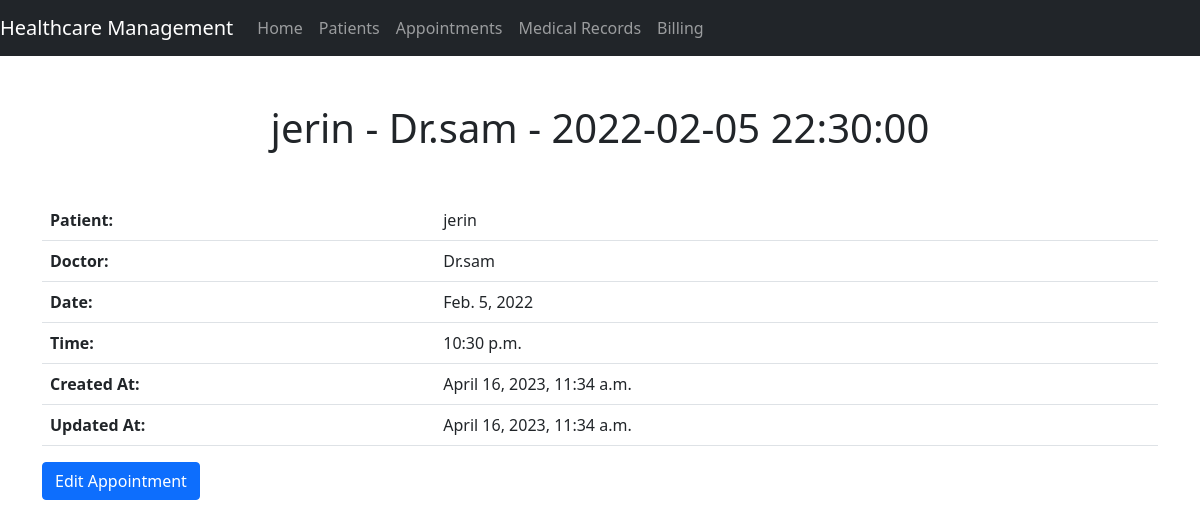
The app's page /appointments/1/ with its own data.
### Health_Care_app/models.py (models this page shows)
class Appointment(models.Model):
    patient = models.ForeignKey(Patient, on_delete=models.CASCADE)
    doctor = models.ForeignKey(Doctor, on_delete=models.CASCADE)
    date = models.DateField()
    time = models.TimeField()
    created_at = models.DateTimeField(auto_now_add=True)
    updated_at = models.DateTimeField(auto_now=True)
    def __str__(self):
        return f'{self.patient} - {self.doctor} - {self.date} {self.time}'

class Patient(models.Model):
    name = models.CharField(max_length=100)
    date_of_birth = models.DateField()
    gender = models.CharField(max_length=1, choices=[('M', 'Male'), ('F', 'Female')])
    phone_number = models.CharField(max_length=20)
    email_address = models.EmailField()
    blood_type = models.CharField(max_length=10)
    def __str__(self):
        return self.name

class Doctor(models.Model):
    name = models.CharField(max_length=100)
    email = models.EmailField(unique=True)
    phone = models.CharField(max_length=20)
    specialty = models.CharField(max_length=100)
    created_at = models.DateTimeField(auto_now_add=True)
    updated_at = models.DateTimeField(auto_now=True)
    def __str__(self):
        return self.name

### Health_Care_app/views.py (the view)
# urls.py: path('appointments/<int:pk>/', views.appointment_detail, name='appointment_detail'),
def appointment_detail(request, pk):
    appointment = get_object_or_404(Appointment, pk=pk)
    return render(request, 'Health_Care_app/appointment_detail.html', {'appointment': appointment})

### Health_Care_app/templates/Health_Care_app/appointment_detail.html (shortened to what this page needs)
{% extends 'Health_Care_app/base.html' %}
{% block content %}
  <h1 class="text-center mb-5">{{ appointment }}</h1>
  <table class="table">
    <tr>
      <th>Patient:</th>
      <td>{{ appointment.patient }}</td>
    </tr>
    <tr>
      <th>Doctor:</th>
      <td>{{ appointment.doctor }}</td>
    </tr>
    <tr>
      <th>Date:</th>
      <td>{{ appointment.date }}</td>
    </tr>
    <tr>
      <th>Time:</th>
      <td>{{ appointment.time }}</td>
    </tr>
    <tr>
      <th>Created At:</th>
      <td>{{ appointment.created_at }}</td>
    </tr>
    <tr>
      <th>Updated At:</th>
      <td>{{ appointment.updated_at }}</td>
    </tr>
  </table>
  <a href="{% url 'appointment_edit' pk=appointment.pk %}" class="btn btn-primary">Edit Appointment</a>
{% endblock %}

### records on screen
Appointment: patient+doctor+date "jerin - Dr.sam - 2022-02-05 22:30:00", patient "jerin", doctor "Dr.sam", date "Feb. 5, 2022", time "10:30 p.m.", created_at "April 16, 2023, 11:34 a.m.", updated_at "April 16, 2023, 11:34 a.m."
